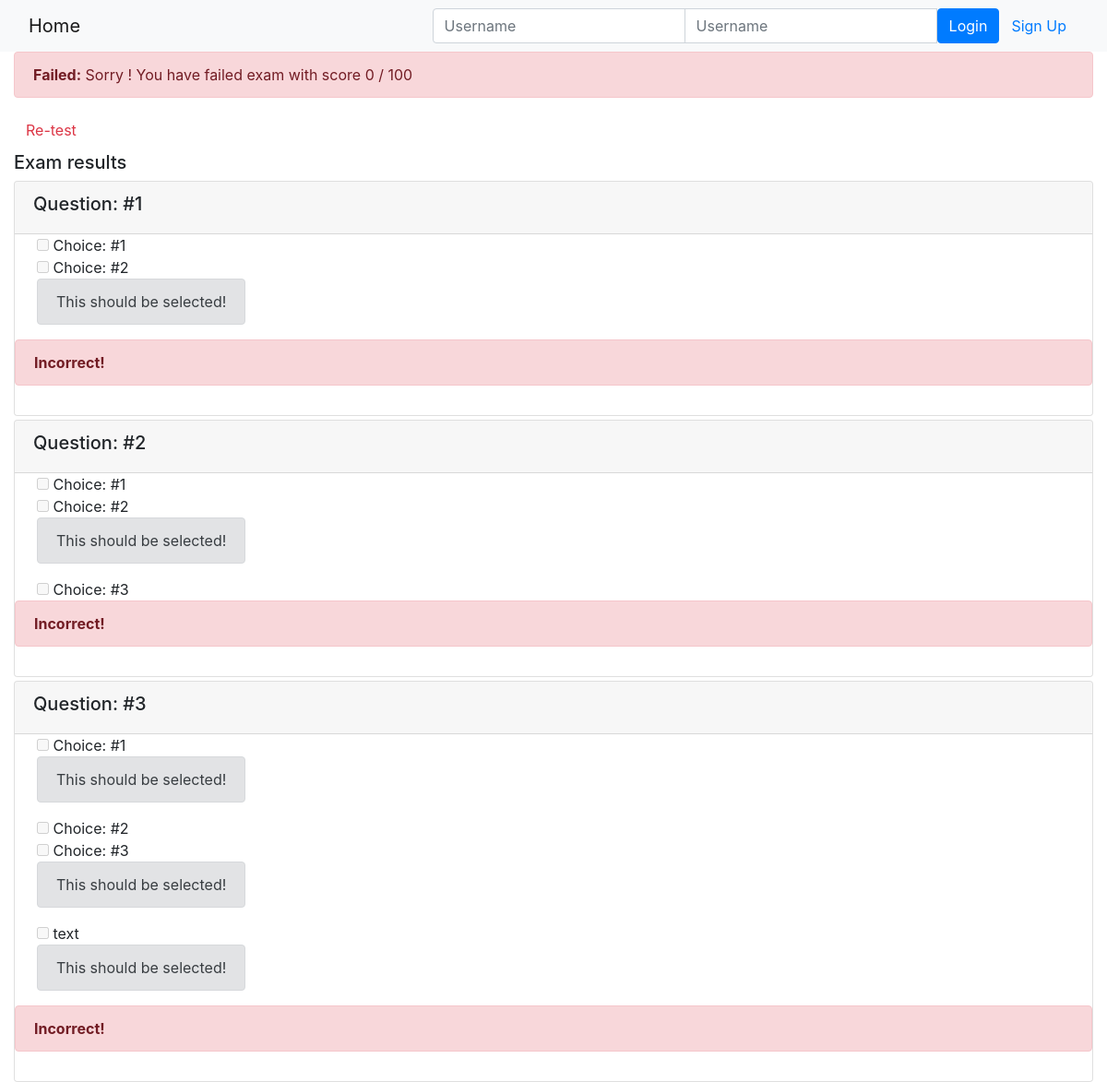
Screenshot of /onlinecourse/1/show_exam_result/1/ with the database file from the repository.
### onlinecourse/models.py (models this page shows, shortened)
class Question(models.Model):
    course = models.ForeignKey(Course, on_delete=models.CASCADE)
    question_text = models.CharField(max_length=250, default="text")
    grade = models.IntegerField(default=0)
    description = models.CharField(max_length=250, default='', blank=True)

class Choice(models.Model):
    question_id = models.ForeignKey(Question, on_delete=models.CASCADE)
    choice_text = models.CharField(max_length=250, default="text")
    is_correct = models.BooleanField(default=True)
    description = models.CharField(max_length=250, default='', blank=True)

### onlinecourse/views.py (the view, shortened to what this page needs)
# urls.py: path('<int:course_id>/show_exam_result/<int:submission_id>/', views.show_exam_result, name='show_exam_result'),
def show_exam_result(request, course_id, submission_id):
    context = {}
    course = Course.objects.get(pk=course_id)
    context['course'] = course
    submission=Submission.objects.get(pk=submission_id)
    user_choices=submission.choices.all()
    questions=Question.objects.filter(course=course_id)
    score=0
    total_score=0
    result_questions=[]
    for question in questions:
        result_question={}
        result_question["question_text"]=question.question_text
        result_question["choices"]=[]
        result_question["has_correct"]=False
        result_question["has_incorrect"]=False
        result_question["has_unselected"]=False
        for choice in question.choice_set.all():
            result_choice={}
            result_choice["choice_text"]=choice.choice_text
            result_choice["is_correct"]=choice.is_correct
            result_choice["is_selected"]=False
            if choice.is_correct==True and result_choice["is_selected"]==False:
                result_question["has_unselected"]=True
            result_question["choices"].append(result_choice)
        total_score=total_score+question.grade
        if result_question["has_correct"]==True and result_question["has_incorrect"]==False and result_question["has_unselected"]==False:
            score=score+question.grade
        elif result_question["has_correct"]==True:
            score=score+question.grade/2
        result_questions.append(result_question)
    grade=score*100//total_score
    context['grade'] = grade
    context['questions']=result_questions
    return render(request, 'onlinecourse/exam_result_bootstrap.html', context)

### onlinecourse/templates/onlinecourse/exam_result_bootstrap.html (shortened to what this page needs)
<!DOCTYPE html>
<html lang="en">
<head>
    {% load static %}
    <link rel="stylesheet" href="https://maxcdn.bootstrapcdn.com/bootstrap/4.5.2/css/bootstrap.min.css">
</head>
<body>
 <nav class="navbar navbar-light bg-light">
    <div class="container-fluid">
        <div class="navbar-header">
              <a class="navbar-brand" href="{% url 'onlinecourse:index' %}">Home</a>
        </div>
        <ul class="nav navbar-nav navbar-right">
            {% if user.is_authenticated %}
            <li>
                <a class="btn btn-link" href="#">{{ user.first_name }}({{ user.username }})</a>
                <a class="btn btn-link" href="{% url 'onlinecourse:logout' %}">Logout</a>
            </li>
            {% else %}
            <li>
                <form class="form-inline" action="{% url 'onlinecourse:login' %}" method="post">
                    <div class="input-group">
                        <input type="text" class="form-control" placeholder="Username" name="username" >
                        <input type="password" class="form-control" placeholder="Username" name="psw" >
                        <button class="btn btn-primary" type="submit">Login</button>
                        <a class="btn btn-link" href="{% url 'onlinecourse:registration' %}">Sign Up</a>
                    </div>
                </form>
            </li>
            {% endif %}
        </ul>
    </div>
</nav>
<div class="container-fluid">
    {% if grade > 80 %}
    <div class="alert alert-success">
       <strong>Success:</strong>
       Congradulations {{ user.first_name }}!
       You have passet exam with score {{grade}} / 100
    </div>
        {% else %}
        <div class="alert alert-danger">
            <strong>Failed:</strong>
            Sorry {{ user.first_name }}!
            You have failed exam with score {{grade}} / 100
        </div>
        <a class="btn btn-link text-danger" href="{% url 'onlinecourse:course_details' course.id %}">Re-test</a>
        {% endif %}
        <div class="card-columns-vertical mt-1">
        <h5 class="">Exam results</h5>
            {% for question in questions %}
            <div class="card mt-1">
                <div class="card-header"><h5>{{ question.question_text}}</h5></div>
                <div class="form-group">
                    {% for choice in question.choices %}
                    <div class="form-check ml-1">
                        <label class="form-check-label">
                                <input type="checkbox" c
                                lass="form-check-input"
                                disabled>
                            {{ choice.choice_text }}
                            {% if not choice.is_selected and choice.is_correct %}
                                <div class="alert alert-secondary">This should be selected!</div>
                            {% endif %}
                        </label>
                    </div>
                    {% endfor %}
                    {% if not question.has_correct %}
                        <div class="alert alert-danger"><strong>Incorrect!</strong></div>
                    {% elif not question.has_incorrect and not question.has_unselected %}
                        <div class="alert alert-success"><strong>Correct!</strong></div>
                    {% endif %}
                </div>
            </div>
        {% endfor %}
        </div>
    </div>
</body>
</html>

### rows the page displays
Question: question_text "Question: #1"
Choice: choice_text "Choice: #1"
Choice: choice_text "Choice: #2"
Question: question_text "Question: #2"
Choice: choice_text "Choice: #1"
Choice: choice_text "Choice: #2"
Choice: choice_text "Choice: #3"
Question: question_text "Question: #3"
Choice: choice_text "Choice: #1"
Choice: choice_text "Choice: #2"
Choice: choice_text "Choice: #3"
Choice: choice_text "text"

### other values shown
{{ grade }} "0"
